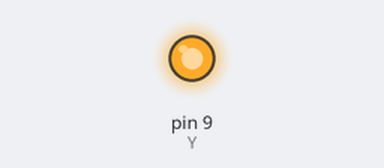
The sketch below on a simulated Arduino Uno, built with avr-gcc and run on an emulated ATmega328P. Shown: output pins drawn as LEDs (lit = HIGH).

Above: at 0.05 s.
At 1.15 s:
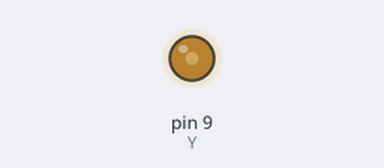
At 2.3 s:
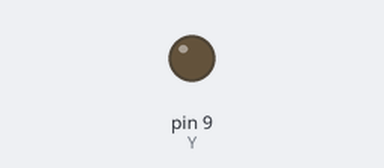
Timing chart, 0 to 5.4 s (numbered marks = the images above):
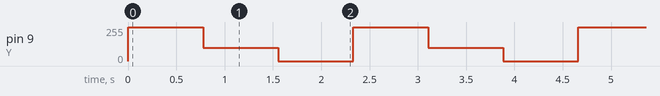

Measured:
- by itself, pin 9 (Y): repeats every 2.3 s: 100/255 0.78 s, 0/255 0.78 s, 255/255 0.78 s

The sketch:

3.ino
```cpp
int Y = 9;

void setup() {

  pinMode(Y,OUTPUT);

}

void loop() {
  analogWrite(Y,255);
  delay(777);
  analogWrite(Y,100);
  delay(777);
  analogWrite(Y,0);
  delay(777);
}
```
